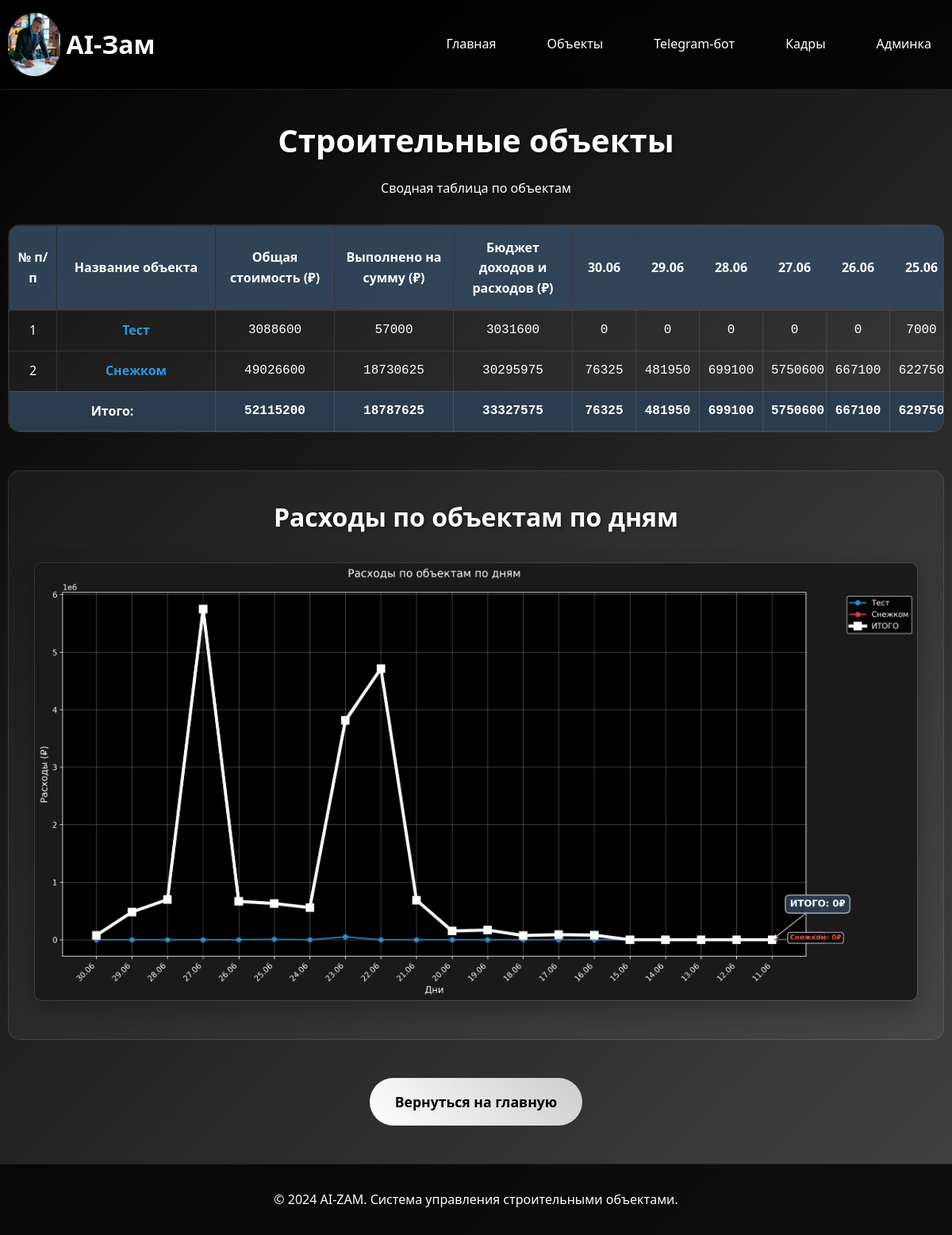
The app's page /objects/ with its own data.
### object/models.py (models this page shows, shortened)
class Objekt(models.Model):
    STATUS_CHOICES = [
        ('планируется', 'Планируется'),
        ('в работе', 'В работе'),
        ('завершён', 'Завершён'),
    ]
    nazvanie = models.CharField(max_length=255, verbose_name="Название")
    otvetstvennyj = models.ForeignKey(Kadry, on_delete=models.SET_NULL, null=True, blank=True, verbose_name="Ответственный")
    data_nachala = models.DateField(verbose_name="Дата начала")
    data_plan_zaversheniya = models.DateField(verbose_name="Дата план завершения")
    data_fakt_zaversheniya = models.DateField(null=True, blank=True, verbose_name="Дата факт завершения")
    status = models.CharField(max_length=20, choices=STATUS_CHOICES, default='планируется', verbose_name="Статус")
    class Meta:
        verbose_name = "Объект"
        verbose_name_plural = "Объекты"
        db_table = 'objekt'

### object/views.py (the view)
# urls.py: path('objects/', objects_list, name='objects_list'),
def objects_list(request):
    print("\n\n*** objects_list view called ***\n\n")
    objects = Objekt.objects.select_related('otvetstvennyj').all()
    today = datetime.now().date()
    days = [today - timedelta(days=i) for i in range(20)]
    objects_with_info = []
    total_budget = 0.0
    total_completed = 0.0
    total_daily_expenses = {}
    for obj in objects:
        planned_resources = ResursyPoObjektu.objects.filter(objekt=obj).select_related('resurs', 'resurs__kategoriya_resursa')
        total_cost = sum(float(r.kolichestvo * r.cena) for r in planned_resources)
        fakticheskij_resursy = FakticheskijResursPoObjektu.objects.filter(
            resurs_po_objektu__objekt=obj
        )
        completed_cost = 0.0
        daily_expenses = {}  # Словарь для хранения расходов по дням
        for fr in fakticheskij_resursy:
            rashody = RaskhodResursa.objects.filter(fakticheskij_resurs=fr)
            resource_cost = float(fr.resurs_po_objektu.cena)
            for rr in rashody:
                izraskhodovano = float(rr.izraskhodovano)
                expense_amount = izraskhodovano * resource_cost
                completed_cost += expense_amount
                date_key = rr.data.strftime('%Y-%m-%d')
                if date_key not in daily_expenses:
                    daily_expenses[date_key] = 0.0
                daily_expenses[date_key] += expense_amount
                if date_key not in total_daily_expenses:
                    total_daily_expenses[date_key] = 0.0
                total_daily_expenses[date_key] += expense_amount
        budget_balance = total_cost - completed_cost
        objects_with_info.append({
            'object': obj,
            'total_cost': total_cost,
            'completed_cost': completed_cost,
            'budget_balance': budget_balance,
            'daily_expenses': daily_expenses,
        })
        total_budget += total_cost
        total_completed += completed_cost
    chart_path = create_profit_balance_charts(objects_with_info, days)
    context = {
        'objects_with_info': objects_with_info,
        'days': days,
        'total_budget': total_budget,
        'total_completed': total_completed,
        'total_balance': total_budget - total_completed,
        'total_daily_expenses': total_daily_expenses,
        'chart_path': chart_path if chart_path else None,
    }
    return render(request, 'object/objects_list.html', context)

### object/templatetags/object_filters.py (called while the page is built)
@register.filter
def get_item(dictionary, key):
    return dictionary.get(key, [])

### object/templates/object/objects_list.html (shortened to what this page needs)
{% extends 'base/base.html' %}
{% load static %}
{% load object_filters %}
{% block content %}
<section class="page-title">
    <h1>Строительные объекты</h1>
    <p>Сводная таблица по объектам</p>
</section>
<section class="objects-table-container">
    <table class="objects-table">
        <thead>
            <tr>
                <th>№ п/п</th>
                <th>Название объекта</th>
                <th>Общая стоимость (₽)</th>
                <th>Выполнено на сумму (₽)</th>
                <th>Бюджет доходов и расходов (₽)</th>
                {% for day in days %}
                <th>{{ day|date:"d.m" }}</th>
                {% endfor %}
            </tr>
        </thead>
        <tbody>
            {% for item in objects_with_info %}
            <tr>
                <td>{{ forloop.counter }}</td>
                <td>
                    <a href="/objects/{{ item.object.id }}/" class="object-link">
                        {{ item.object.nazvanie }}
                    </a>
                </td>
                <td class="number-cell">{{ item.total_cost|floatformat:0 }}</td>
                <td class="number-cell">{{ item.completed_cost|floatformat:0 }}</td>
                <td class="number-cell">{{ item.budget_balance|floatformat:0 }}</td>
                {% for day in days %}
                <td class="number-cell">
                    {% with day_key=day|date:"Y-m-d" %}
                        {% if day_key in item.daily_expenses %}
                            {{ item.daily_expenses|get_item:day_key|floatformat:0 }}
                        {% else %}
                            0
                        {% endif %}
                    {% endwith %}
                </td>
                {% endfor %}
            </tr>
            {% endfor %}
            {% if objects_with_info %}
            <tr class="total-row">
                <td colspan="2"><strong>Итого:</strong></td>
                <td class="number-cell"><strong>{{ total_budget|floatformat:0 }}</strong></td>
                <td class="number-cell"><strong>{{ total_completed|floatformat:0 }}</strong></td>
                <td class="number-cell"><strong>{{ total_balance|floatformat:0 }}</strong></td>
                {% for day in days %}
                <td class="number-cell">
                    <strong>
                        {% with day_key=day|date:"Y-m-d" %}
                            {% if day_key in total_daily_expenses %}
                                {{ total_daily_expenses|get_item:day_key|floatformat:0 }}
                            {% else %}
                                0
                            {% endif %}
                        {% endwith %}
                    </strong>
                </td>
                {% endfor %}
            </tr>
            {% endif %}
        </tbody>
    </table>
</section>
{% if chart_path %}
<section class="charts-section">
    <div class="charts-container">
        <h2>Расходы по объектам по дням</h2>
        <div class="chart-wrapper">
            <img src="{% static chart_path %}" alt="График расходов по объектам" class="profit-chart">
        </div>
    </div>
</section>
{% endif %}
<section class="back-link">
    <a href="/" class="btn-back">Вернуться на главную</a>
</section>
{% endblock %}

### templates/base/base.html (shortened to what this page needs)
{% load static %}
<!DOCTYPE html>
<html lang="ru">
<head>
</head>
<body>
    <header>
        <div class="container">
            <div class="header-content">
                <a href="/" class="logo">
                    <img src="{% static 'images/logo-ai.png' %}" alt="AI-Зам">
                    AI-Зам
                </a>
                <nav class="nav-links">
                    <a href="/">Главная</a>
                    <a href="/objects/">Объекты</a>
                    <a href="/telegram/">Telegram-бот</a>
                    <a href="/admin/object/kadry/">Кадры</a>
                    <a href="/admin/">Админка</a>
                </nav>
            </div>
        </div>
    </header>
    <main class="container">
        {% block content %}{% endblock %}
    </main>
    <footer>
        <div class="container">
            <p>&copy; 2024 AI-ZAM. Система управления строительными объектами.</p>
        </div>
    </footer>
</body>
</html>

### records on screen
Objekt: object.nazvanie "Тест", total_cost "3088600", completed_cost "57000", budget_balance "3031600", daily_expenses|get_item "7000"
Objekt: object.nazvanie "Снежком", total_cost "49026600", completed_cost "18730625", budget_balance "30295975", daily_expenses|get_item "76325" "481950" "699100" "5750600" "667100" "622750"

### other values on screen
{{ day|date:"d.m" }} "30.06" "29.06" "28.06" "27.06" "26.06" "25.06"
{{ total_budget|floatformat:0 }} "52115200"
{{ total_completed|floatformat:0 }} "18787625"
{{ total_balance|floatformat:0 }} "33327575"
{{ total_daily_expenses|get_item:day_key|floatformat:0 }} "76325" "481950" "699100" "5750600" "667100" "629750"
